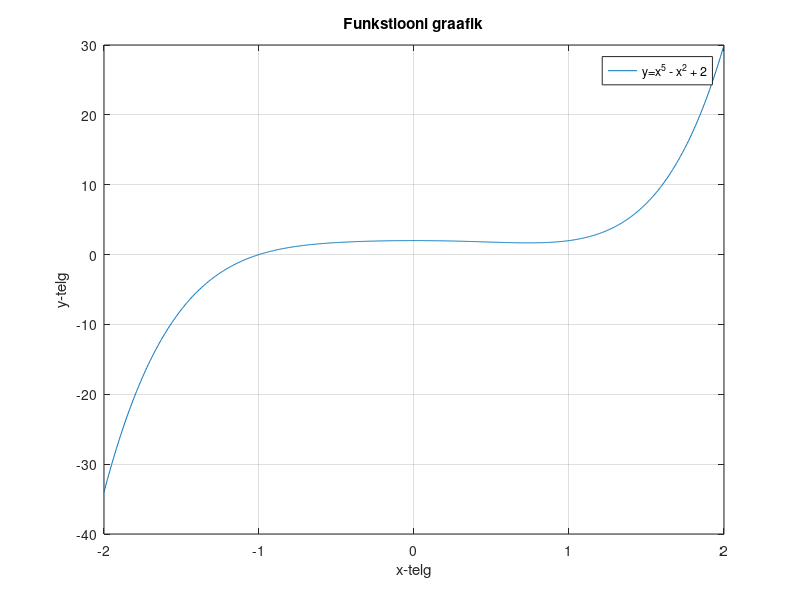
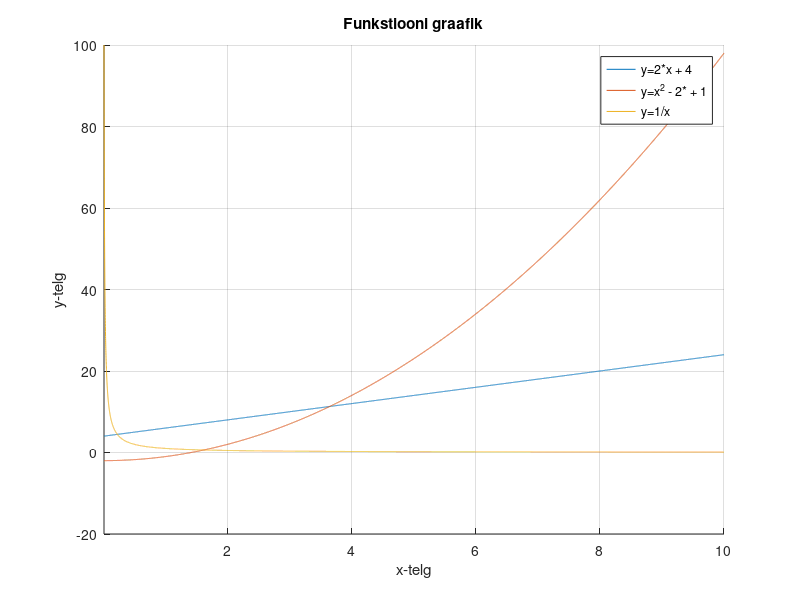
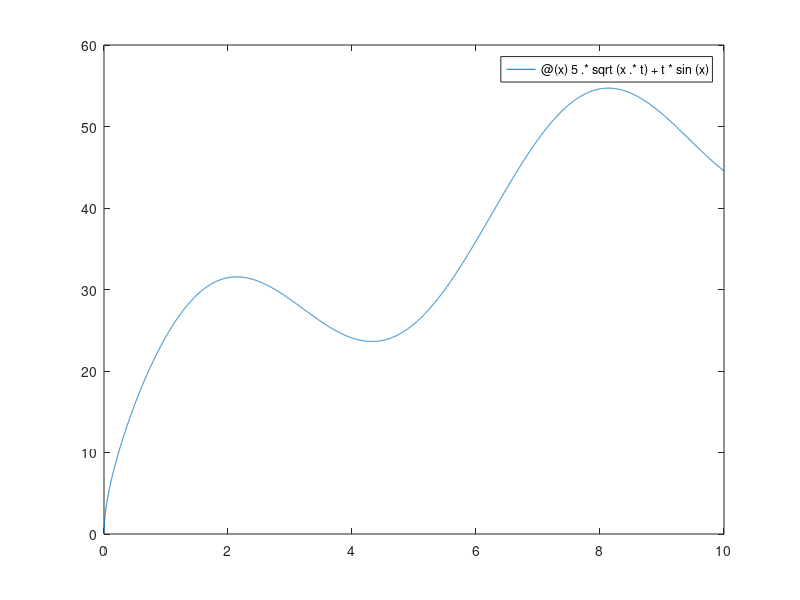

These figures' MATLAB source, in order: (Note: this script raises an error after producing the figures.)
clc
clear

% Ülesanne 1
figure(1)
fplot(@(x) x.^5 - x.^2 + 2, [-2 2])
title('Funkstiooni graafik')
legend('y=x^5 - x^2 + 2') % võib ka tühjaks jätta ja töötab
xlabel('x-telg')
ylabel('y-telg')
grid on
hold off

% Ülesanne 2
y1 = @(x)2.*x + 4;
y2 = @(x)x.^2 - 2.* + 1;
y3 = @(x) 1./x;
figure(2)
hold on
grid on
%fplot(y1, [0.01 10])
%fplot(y2, [0.01 10])
%fplot(y3, [0.01 10])
fplot(@(x) [2.*x + 4, x.^2 - 2.* + 1, 1./x], [0.01 10])
title('Funkstiooni graafik')
legend('y=2*x + 4', 'y=x^2 - 2* + 1', 'y=1/x')
xlabel('x-telg')
ylabel('y-telg')
hold off

% Ülesanne 3
t = 10.0;
y = @(x) 5.*sqrt(x.*t) + t*sin(x);
figure(3)
fplot(y, [0 10])
hold off

% Ülesanne 4
figure(4)
fimplicit(@(x,y) (x-1).^2 + (y+2).^2 - 25, [-6 8 -8 4])
xlabel('x-telg')
ylabel('y-telg')
grid on
legend('(x-1)^2 + (y+2)^2 = 25')
axis equal
hold off

% Ülesanne 5
figure(5)
hold on
fimplicit(@(x,y) x.^2 + y.^2 - 4, [-3 3 -4 4])
fimplicit(@(x,y) 10.*x.^2 + y.^2 - 9, [-3 3 -4 4])
legend('x^2 + y^2 = 4', '10*x^2 + y^2 - 9 = 0')
grid on
axis equal
hold off

% Ülesanne 6
A = [1  4  7
     8  2  0
     5 -1  1];

B = [6; 10; 3];
d = [1:1:10]';

F = transpose(A);

% Ax = F -> x = F*A^-1
x = A^(-1)*F
%x = linsolve(A, F)
%A \ F

A(1,2) + F(2,1) + d(10)

% Ülesanne 7
A = [4.  2.  0.
     2.  3.  1.
     0.  1.  2.5];

b = [2; 5; 6];

tic
A^(-1)*b
toc

tic
A \ b
toc

tic
linsolve(A, b)
toc